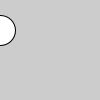
Frame 1 (no input)
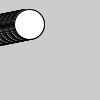
Frame 60 (the mouse pressed at the canvas centre just before this capture)
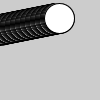
Frame 120 (the mouse held since frame 60 and released just before this capture)

The Processing sketch that drew these frames (run headless with seeded random() and noise(); from frame 60 on, the mouse is pressed at the canvas centre):

// Processing sketch: zvonlotten_PPs2_1_S21
// ── zvonlotten_PPs2_1_S21.pde
float x= 0;
float y= 30;

void setup() {
  size(100,100);
}
void draw() {
 ellipse(x,y,30,30);
 if (x<85) {
 x=x + .5;
 }
 if (y>15){
 y= y-.1;
}
}
